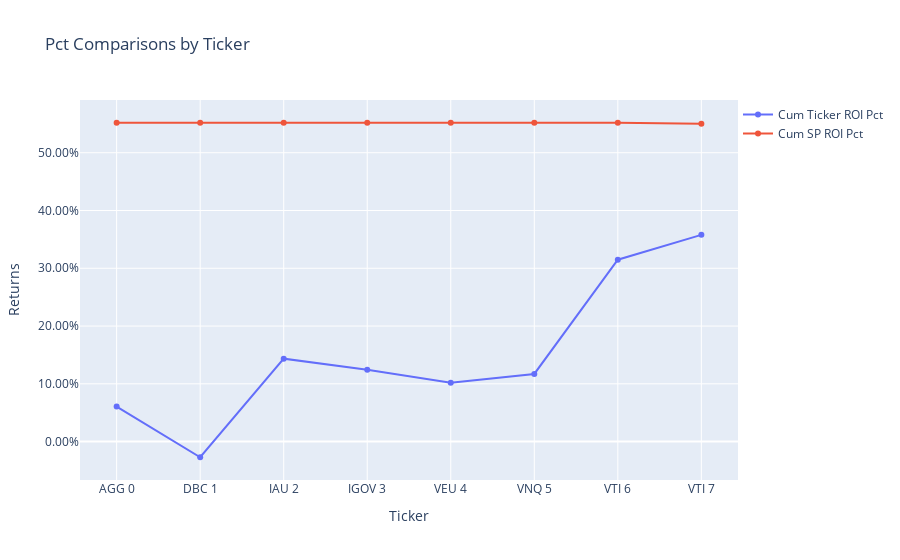

Notebook code for this chart:
### Code cell
# Graphing the total return percents.

trace1 = go.Scatter(
    x = merged_portfolio_sp_latest_YTD_sp_chart['Ticker #'],
    y = merged_portfolio_sp_latest_YTD_sp_chart['Cum Ticker ROI Pct'],
    mode = 'lines+markers',
    name = 'Cum Ticker ROI Pct')

trace2 = go.Scatter(
    x = merged_portfolio_sp_latest_YTD_sp_chart['Ticker #'],
    y = merged_portfolio_sp_latest_YTD_sp_chart['Cum SP ROI Pct'],
    mode = 'lines+markers',
    name = 'Cum SP ROI Pct')

data = [trace1, trace2]

layout = go.Layout(title = 'Pct Comparisons by Ticker'
    , barmode = 'group'
    , yaxis=dict(title='Returns', tickformat=".2%")
    , xaxis=dict(title='Ticker')
    , legend=dict(x=1,y=1)
    )

fig = go.Figure(data=data, layout=layout)
iplot(fig)

### Figure 1 — Plotly figure (JSON) as saved in the notebook; plotly's stock layout.template omitted (floating-point values rounded to 4 significant figures)
{"data": [{"mode": "lines+markers", "name": "Cum Ticker ROI Pct", "type": "scatter", "x": ["AGG 0", "DBC 1", "IAU 2", "IGOV 3", "VEU 4", "VNQ 5", "VTI 6", "VTI 7"], "y": [0.06063, -0.02712, 0.1435, 0.1244, 0.1018, 0.1171, 0.3148, 0.3579]}, {"mode": "lines+markers", "name": "Cum SP ROI Pct", "type": "scatter", "x": ["AGG 0", "DBC 1", "IAU 2", "IGOV 3", "VEU 4", "VNQ 5", "VTI 6", "VTI 7"], "y": [0.5519, 0.5519, 0.5519, 0.5519, 0.5519, 0.5519, 0.5519, 0.5503]}], "layout": {"barmode": "group", "legend": {"x": 1, "y": 1}, "title": {"text": "Pct Comparisons by Ticker"}, "xaxis": {"title": {"text": "Ticker"}}, "yaxis": {"tickformat": ".2%", "title": {"text": "Returns"}}}}
